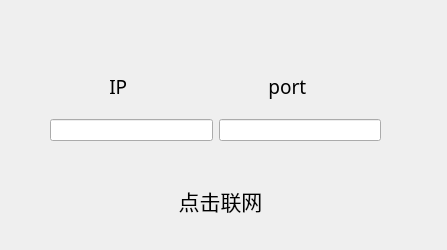
<?xml version="1.0" encoding="UTF-8"?>
<ui version="4.0">
 <class>ConnectNetworkDialog</class>
 <widget class="QDialog" name="ConnectNetworkDialog">
  <property name="geometry">
   <rect>
    <x>0</x>
    <y>0</y>
    <width>447</width>
    <height>250</height>
   </rect>
  </property>
  <property name="windowTitle">
   <string>Dialog</string>
  </property>
  <widget class="QToolButton" name="toolButton">
   <property name="geometry">
    <rect>
     <x>150</x>
     <y>170</y>
     <width>141</width>
     <height>61</height>
    </rect>
   </property>
   <property name="font">
    <font>
     <family>宋体</family>
     <pointsize>16</pointsize>
    </font>
   </property>
   <property name="text">
    <string>点击联网</string>
   </property>
   <property name="autoRaise">
    <bool>true</bool>
   </property>
  </widget>
  <widget class="QWidget" name="">
   <property name="geometry">
    <rect>
     <x>50</x>
     <y>60</y>
     <width>331</width>
     <height>81</height>
    </rect>
   </property>
   <layout class="QGridLayout" name="gridLayout">
    <item row="0" column="0">
     <widget class="QLabel" name="label">
      <property name="font">
       <font>
        <family>微软雅黑</family>
        <pointsize>14</pointsize>
       </font>
      </property>
      <property name="text">
       <string>            IP</string>
      </property>
     </widget>
    </item>
    <item row="0" column="1">
     <widget class="QLabel" name="label_2">
      <property name="font">
       <font>
        <family>微软雅黑</family>
        <pointsize>14</pointsize>
       </font>
      </property>
      <property name="text">
       <string>          port</string>
      </property>
     </widget>
    </item>
    <item row="1" column="0">
     <widget class="QLineEdit" name="lineEdit"/>
    </item>
    <item row="1" column="1">
     <widget class="QLineEdit" name="lineEdit_2"/>
    </item>
   </layout>
  </widget>
 </widget>
 <resources/>
 <connections/>
</ui>
